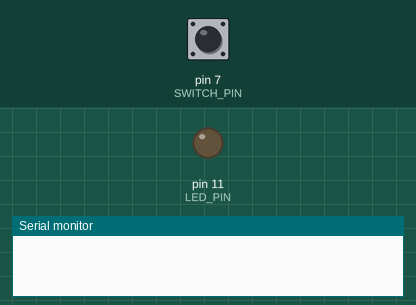
This sketch was run on a simulated Arduino Uno, built with avr-gcc and run on an emulated ATmega328P. Parts: output pins drawn as LEDs (lit = HIGH), the last lines printed to the serial monitor. Dashed ring = blinking. Inputs (shaded band) come from the test bench; at power-on: pin 7 (SWITCH_PIN) LOW.

Above: at 1.2 s.
1.3 s: pin 7 (SWITCH_PIN) pulled HIGH for 1 s
At 2.4 s:
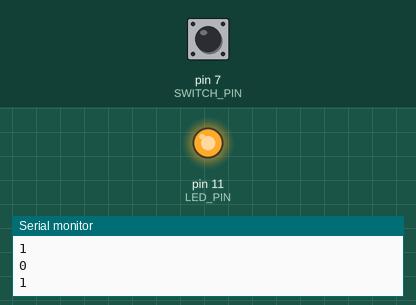
3.8 s: pin 7 (SWITCH_PIN) pulled HIGH for 0.15 s
At 4.8 s:
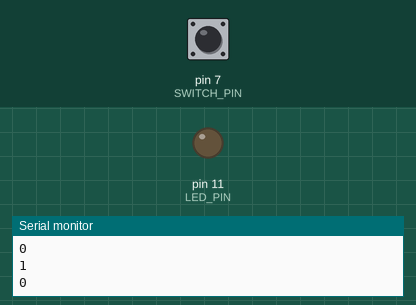
5.4 s: pin 7 (SWITCH_PIN) pulled HIGH for 3.2 s
At 5.5 s:
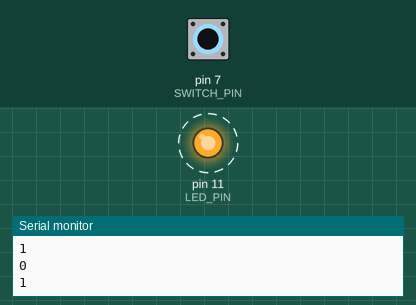
Timing chart, 0 to 9.9 s (numbered marks = the images above; inputs shaded):
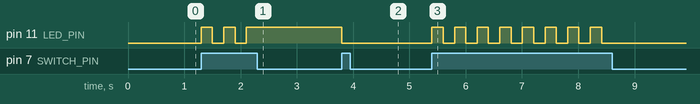

Measured:
- after the input at 1.3 s, pin 11 (LED_PIN): alternates HIGH for 0.20 s and LOW for 0.20 s, 5 changes in all, then stays HIGH, starting at once
- after the input at 3.8 s, pin 11 (LED_PIN): HIGH → LOW at once
- after the input at 5.4 s, pin 11 (LED_PIN): alternates HIGH for 0.20 s and LOW for 0.20 s, 16 changes in all, then stays LOW, starting at once

The sketch:

ch03_05.ino
```cpp
#define SERIAL_BAUDRATE 19200
#define LED_PIN 11
#define SWITCH_PIN 7
#define DEBOUNCE_DELAY 200

boolean led_status;
unsigned long time_previous;

void setup() {
  Serial.begin(SERIAL_BAUDRATE);
  pinMode(LED_PIN, OUTPUT);
  pinMode(SWITCH_PIN, INPUT);
  led_status = LOW;
  digitalWrite(LED_PIN, led_status);
}

void updateLed() {
  unsigned long time_current = millis();
  if((time_current - time_previous) > DEBOUNCE_DELAY){
     time_previous = time_current;

     led_status = !led_status;
     digitalWrite(LED_PIN, led_status);
     Serial.println(led_status);
  }
}

void loop() {
  boolean switch_status = digitalRead(SWITCH_PIN);
  if(switch_status == HIGH){
    updateLed();
  }
}
```
